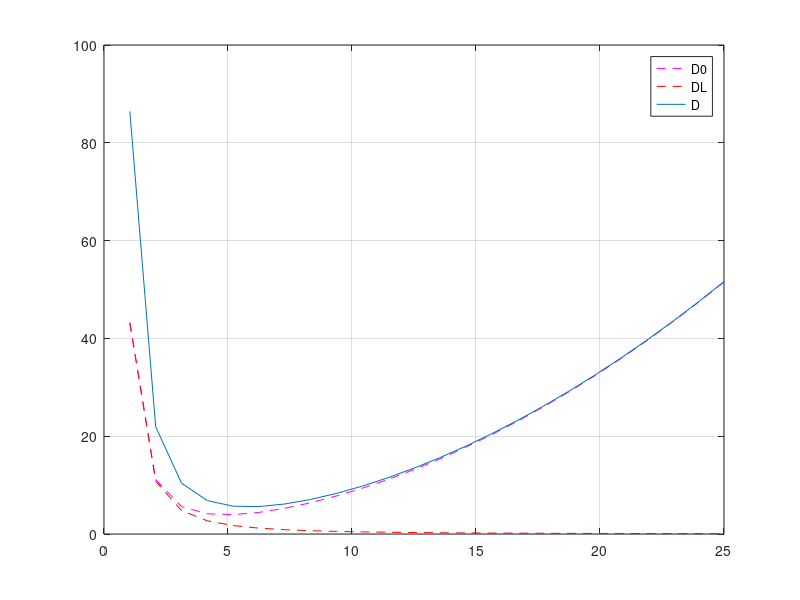

The MATLAB source for this figure:
% uavthrustrequired.m
%   First  edition : 07-Apr-2015 10:37:56
%   Lasted edition : 07-Apr-2015 10:37:56
%
% DESCRIPTION
%   This is the file calculating the thrust required.
%
% COPYRIGHT
%   Copyright 2015 UAV Laboratory, Dept. of Aerospace Engineering, Tamkang
%   University.
%
% AUTHOR INFORMATIONS
%   Chang, Wei-Chieh 
%    addischang1991@gmail.com
%   Huang,Kuan-Lin 
%     breakfastho@yahoo.com.tw
%   Liu, Yu-Lin 
%     lightning.539418@gmail.com

% Clear the command window and data.
clear;clc;clf;

rho_inf = 1.2133;
V_inf = linspace( 0, 25, 25 );
S = 0.8929;
b = 2.5;
CD_0 = 0.152;
e = 0.84;
W = 18.75;
AR = b^2 / S;
K_3 = 1 / ( pi * e * AR );
K_1 = (1/3) * K_3;
K = K_1 + K_3;
CL = W ./ ((1/2) * rho_inf .* V_inf.^2 * S);
CD = CD_0 + K * CL.^2;
D_0 = (1/2) * rho_inf .* V_inf.^2 * S .* CD;
D_L = (1/2) * rho_inf .* V_inf.^2 * S * K .* CL.^2;
D = D_0 + D_L;
plot( V_inf, D_0, '--m', V_inf, D_L, '--r', V_inf, D );
grid on
legend('D0','DL','D')
